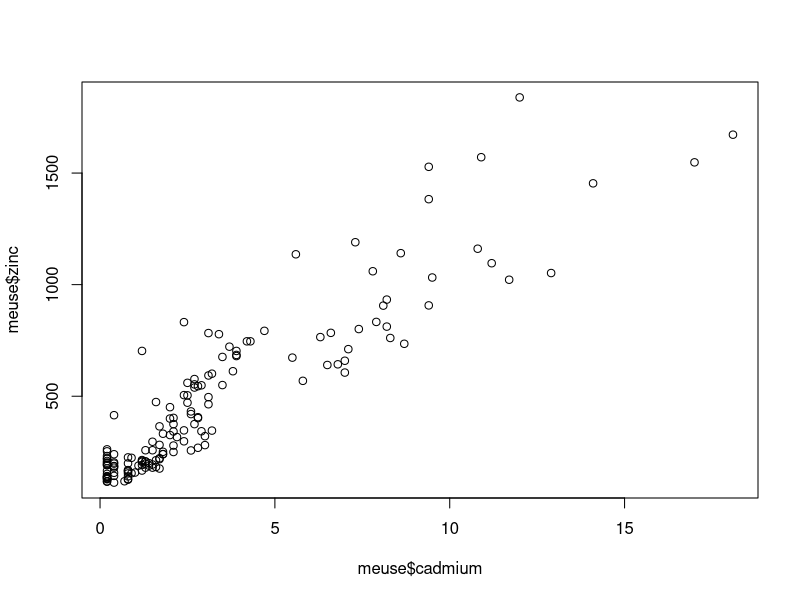
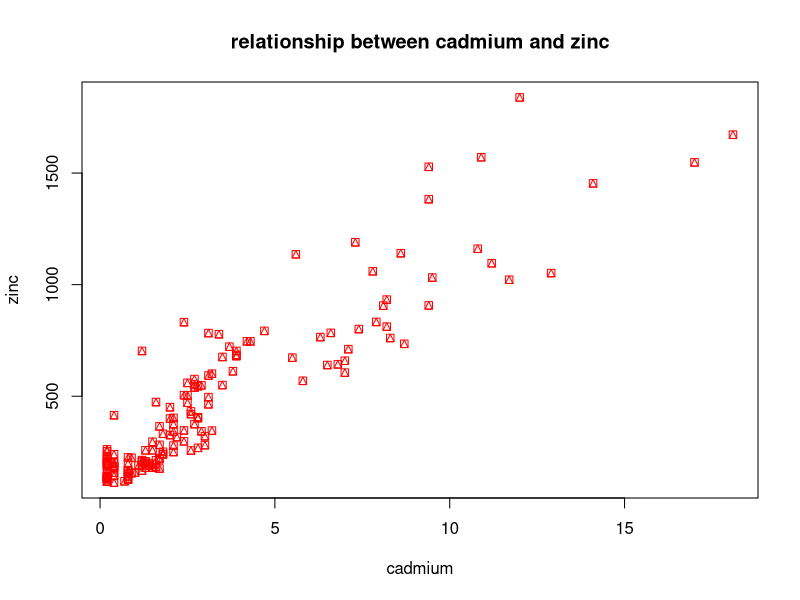
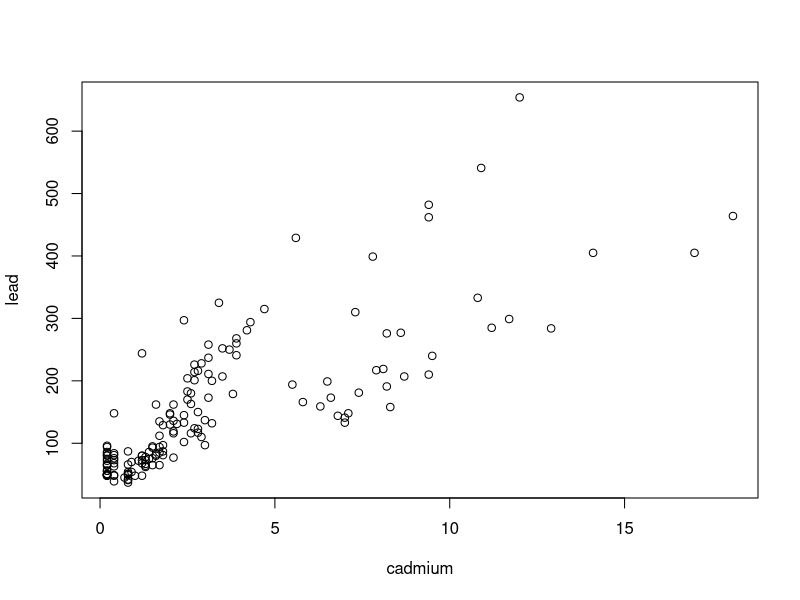
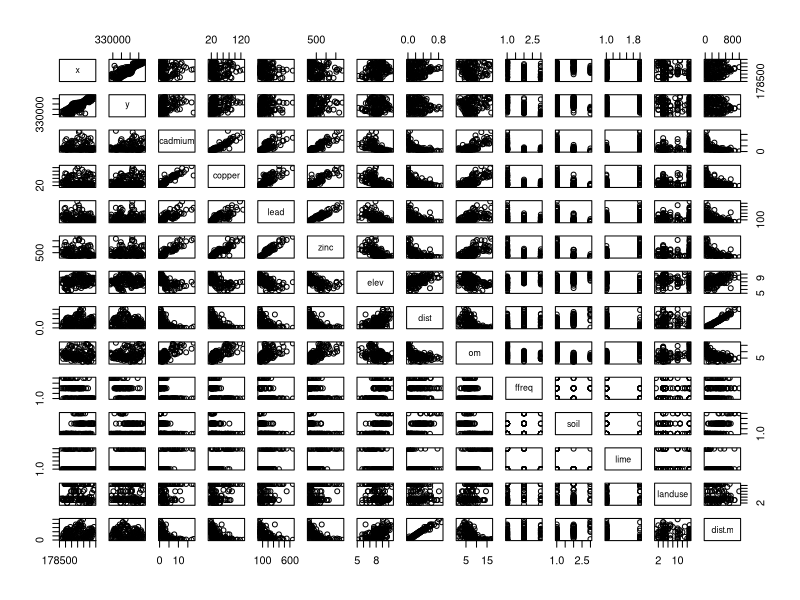
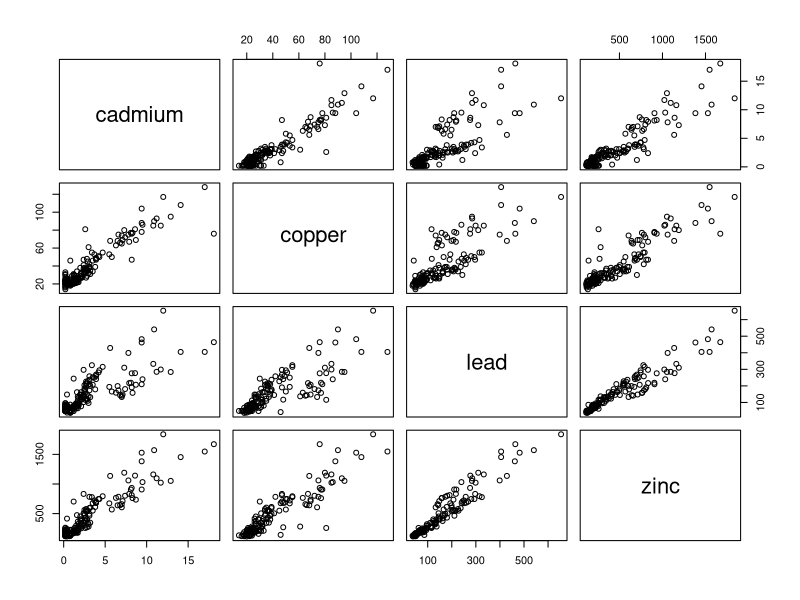
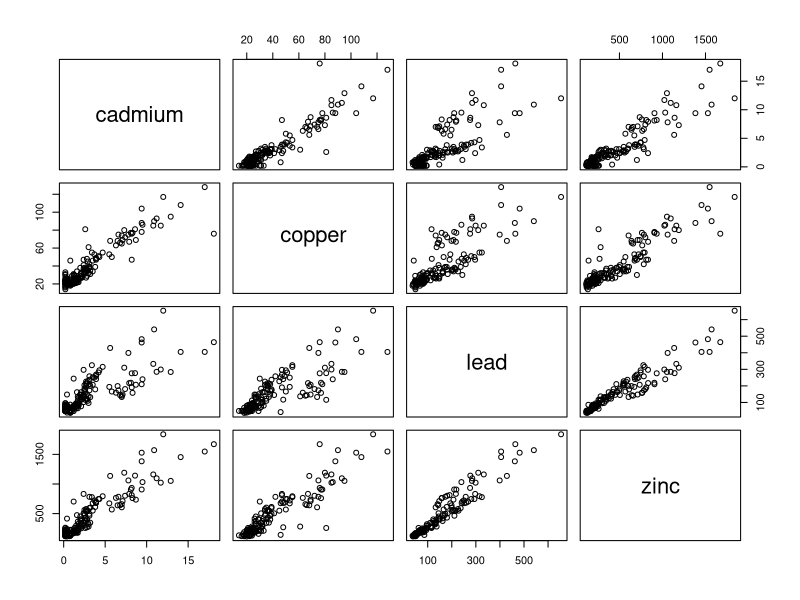
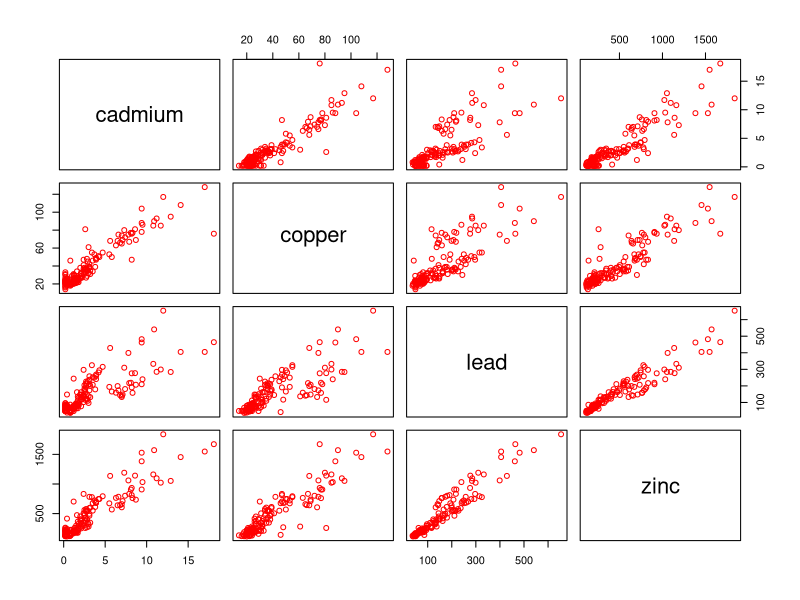
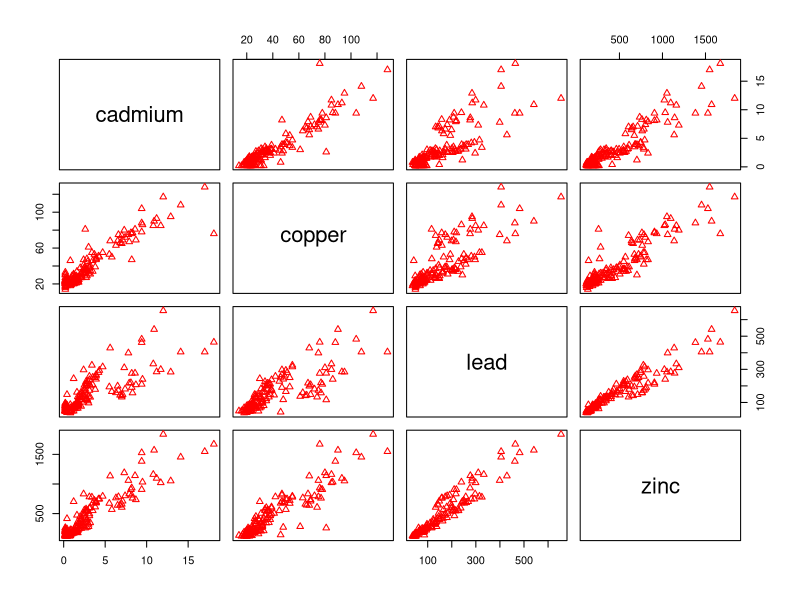

The R source for these figures, in order:
# Again, it is very important to write comments

# R code for plotting the relationship between ecological variables

# R packages with statistical tools included

# today we are going to use a package called sp
#you can import packages made by other users
# when packages outside R use guillemets

install.packages("sp")
library(sp)

#data is used to recall datasets
data(meuse)
#look inside the set but not clear at all
meuse

# nicer presentation
View(meuse)

# we don't want to see all the datasets, just the first lines

head(meuse)

#Exercise: mean of all the variables
summary (meuse)

#Exercise: let's creating plots, zinc(y) against cadium (x)

#plot(cadmium, zinc) error because we have to explain that cadmium and zinc are inside the dataset

plot(meuse$cadmium,meuse$zinc)

#rather than using the dollar we are using attach

attach(meuse)
plot(cadmium,zinc, col="red",pch=14, main="relationship between cadmium and zinc")

plot(cadmium, lead)

#how to create plots of all the different realtionships possible

pairs(meuse)

#question
#pairing only the elements part of the dataset: how do to that
#only with cadmium, copper, lead, zinc


##########################################
#Lecture n2 with ecological variables

# once sp package is installed we don't have to do it each time
#but we have to recall it with library(sp)

#we want to make pairs only with copper, lead, zinc, cadmium
# these variables go from column 3 to 6
#symbol start,
#symbol to :

pairs(meuse[,3:6])

#let'use the names of the columns
#~ by altgr 126
pairs(~cadmium+copper+lead+zinc, data=meuse)

#let's prettify the graph, chnage color, type of point, caracter exageration

pairs(~cadmium+copper+lead+zinc, data=meuse, col="red")
pairs(~cadmium+copper+lead+zinc, data=meuse, col="red", pch=2)
pairs(~cadmium+copper+lead+zinc, data=meuse, col="red", pch=2, cex=2)
